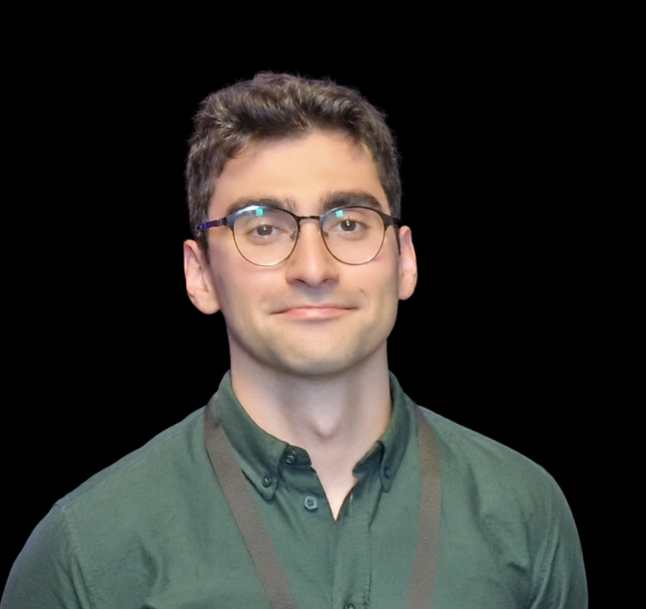
#> input picture output/portraits/original-photo-black-background-ai.png, 1291 x 1218 px (shown at 1/2 size)
$ python make_latest_monochrome_hero.py
#> lines starting #> are read from the running program, lines starting #| are printed output that depends on the picture
"""Convert the latest approved portrait to grayscale for the existing hero."""
from pathlib import Path
from PIL import Image, ImageOps

ROOT = Path(__file__).resolve().parent.parent
source = ROOT/'output/portraits/original-photo-black-background-ai.png'
portrait = ImageOps.grayscale(Image.open(source))
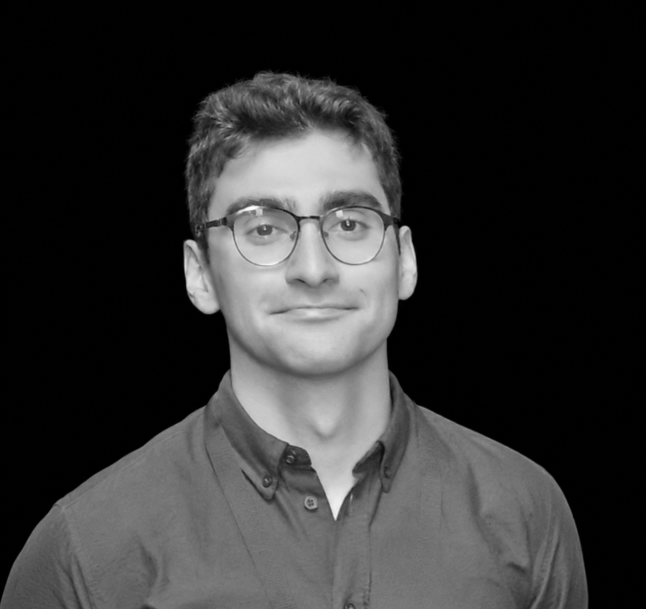
#> portrait: PIL image 1291x1218 L (shown at 1/2 size); min 0, max 255, mean 50
# Trim only unused black space above the head; scale the whole photo uniformly.
portrait = portrait.crop((0,85,portrait.width,portrait.height))
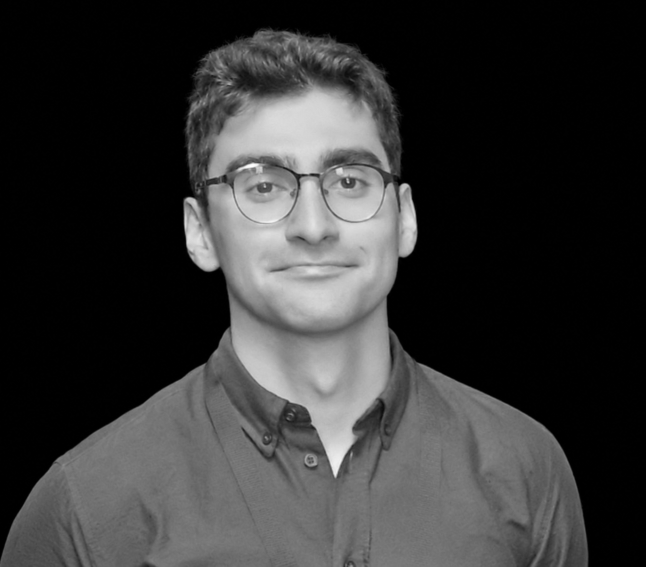
#> portrait: PIL image 1291x1133 L (shown at 1/2 size); min 0, max 255, mean 53.8
scale = 941/portrait.height
#> scale = 0.831
portrait = portrait.resize((round(portrait.width*scale),941),Image.LANCZOS)
#> portrait: PIL image 1072x941 L
hero = Image.new('L',(1672,941),0)
#> hero: PIL image 1672x941 L; every value is 0
hero.paste(portrait,(round(836-600*scale),0))
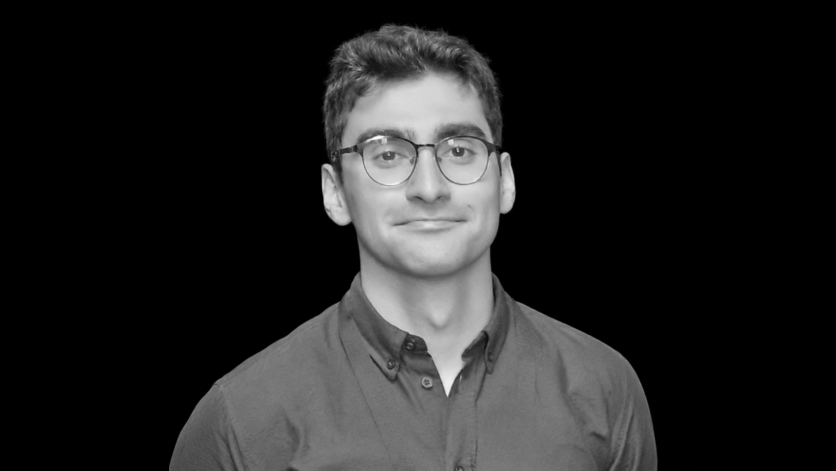
#> hero: PIL image 1672x941 L (shown at 1/2 size); min 0, max 255, mean 34.5
hero = hero.convert('RGB')
#> hero: PIL image 1672x941 RGB
hero.save(ROOT/'output/portraits/latest-portrait-monochrome-hero.png')
hero.save(ROOT/'assets/images/pejman-hero-original-monochrome.webp',quality=94,method=6)
print('Saved latest portrait in grayscale with wide black framing; no generative edits.')
